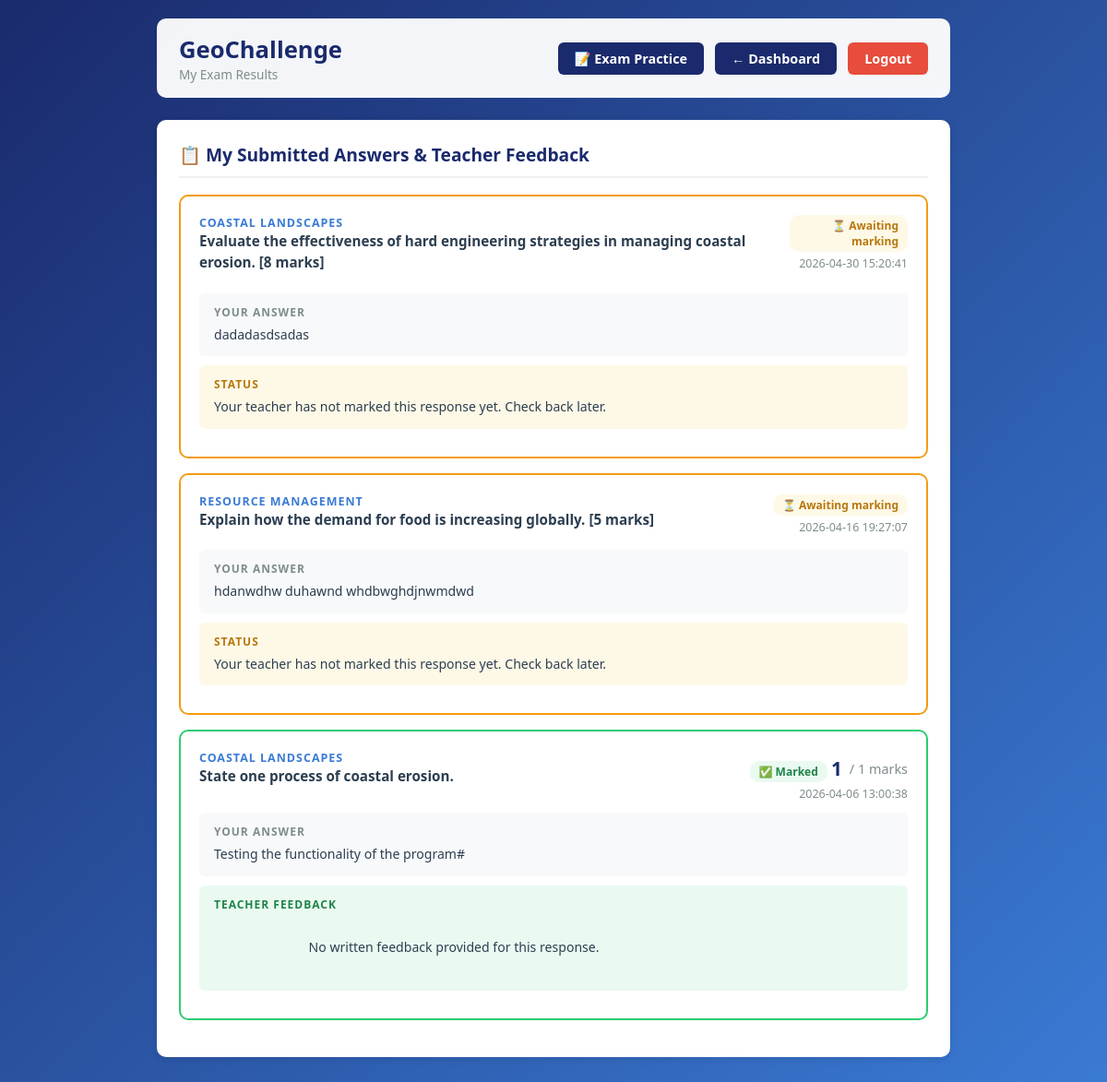
/my-responses (signed in), run on the app's committed database.
### tables this page shows
CREATE TABLE exam_responses (
        id              INTEGER PRIMARY KEY AUTOINCREMENT,
        student_id      INTEGER NOT NULL,
        question_id     INTEGER NOT NULL,
        response_text   TEXT    NOT NULL,
        marks_awarded   INTEGER DEFAULT NULL,
        feedback        TEXT    DEFAULT NULL,
        marked          INTEGER DEFAULT 0,
        date_submitted  DATETIME DEFAULT CURRENT_TIMESTAMP,
        FOREIGN KEY (student_id)  REFERENCES students(id),
        FOREIGN KEY (question_id) REFERENCES exam_questions(id)
    );

CREATE TABLE exam_questions (
        id           INTEGER PRIMARY KEY AUTOINCREMENT,
        topic        TEXT    NOT NULL,
        marks        INTEGER NOT NULL,
        question_text TEXT   NOT NULL,
        model_answer  TEXT   NOT NULL
    );

### app.py (the view)
@app.route("/my-responses")
def my_responses():
    if not login_required("student"):
        return redirect(url_for("student_login"))
    conn   = get_connection()
    cursor = conn.cursor()
    cursor.execute("""
        SELECT er.id, er.response_text, er.marks_awarded, er.feedback,
               er.marked, er.date_submitted,
               eq.question_text, eq.marks as max_marks, eq.topic
        FROM exam_responses er
        JOIN exam_questions eq ON eq.id = er.question_id
        WHERE er.student_id = ?
        ORDER BY er.date_submitted DESC
    """, (session["user_id"],))
    responses = [dict(row) for row in cursor.fetchall()]
    conn.close()
    return render_template("my-responses.html", responses=responses)

### app.py (called while the page is built)
def get_connection():
    conn = sqlite3.connect("database.db")
    conn.row_factory = sqlite3.Row
    return conn

def login_required(role):
    return "user_id" in session and session.get("role") == role

### templates/my-responses.html (shortened to what this page needs)
<!DOCTYPE html>
<html lang="en">
<head>
</head>
<body>
<div class="container">
    <header>
        <div>
            <h1>GeoChallenge</h1>
            <div style="font-size:0.85rem;color:#7f8c8d;">My Exam Results</div>
        </div>
        <div class="header-right">
            <a href="/exam-practice" class="btn-back">📝 Exam Practice</a>
            <a href="/student-dashboard" class="btn-back">← Dashboard</a>
            <a href="/logout" class="logout-btn">Logout</a>
        </div>
    </header>
    <div class="section-card">
        <div class="section-title">📋 My Submitted Answers & Teacher Feedback</div>
        {% if responses %}
            {% for r in responses %}
            <div class="response-card {% if r.marked %}marked{% else %}unmarked{% endif %}">
                <div class="r-header">
                    <div>
                        <div class="r-topic">{{ r.topic }}</div>
                        <div class="q-text">{{ r.question_text }}</div>
                    </div>
                    <div style="text-align:right;">
                        {% if r.marked %}
                            <span class="badge badge-marked">✅ Marked</span>
                            <div class="mark-display" style="margin-top:6px;">
                                <span class="mark-score">{{ r.marks_awarded }}</span>
                                <span class="mark-max">/ {{ r.max_marks }} marks</span>
                            </div>
                        {% else %}
                            <span class="badge badge-pending">⏳ Awaiting marking</span>
                        {% endif %}
                        <div class="r-date" style="margin-top:4px;">{{ r.date_submitted }}</div>
                    </div>
                </div>
                <div class="box box-answer">
                    <div class="box-label" style="color:#7f8c8d;">Your Answer</div>
                    <div class="box-text">{{ r.response_text }}</div>
                </div>
                {% if r.marked %}
                    <div class="box box-feedback">
                        <div class="box-label">Teacher Feedback</div>
                        <div class="box-text">
                            {% if r.feedback %}{{ r.feedback }}
                            {% else %}No written feedback provided for this response.{% endif %}
                        </div>
                    </div>
                {% else %}
                    <div class="box box-pending">
                        <div class="box-label">Status</div>
                        <div class="box-text">Your teacher has not marked this response yet. Check back later.</div>
                    </div>
                {% endif %}
            </div>
            {% endfor %}
        {% else %}
        <div class="no-responses">
            <p style="font-size:2rem;margin-bottom:12px;">📝</p>
            <p>You haven't submitted any exam answers yet.</p>
            <a href="/exam-practice" style="color:#3a7bd5;font-weight:600;display:inline-block;margin-top:12px;">Go to Exam Practice →</a>
        </div>
        {% endif %}
    </div>
</div>
</body>
</html>

### templates/my-responses.html (style rules this page uses)
* { margin: 0; padding: 0; box-sizing: border-box; font-family: 'Segoe UI', Tahoma, Geneva, Verdana, sans-serif; }
body { background: linear-gradient(135deg, #1a2a6c, #3a7bd5); min-height: 100vh; padding: 20px; }
.container { max-width: 860px; margin: 0 auto; }
header { display: flex; justify-content: space-between; align-items: center; padding: 16px 24px; background: rgba(255,255,255,0.95); border-radius: 10px; margin-bottom: 24px; }
header h1 { font-size: 1.6rem; color: #1a2a6c; }
.header-right { display: flex; gap: 12px; }
.btn-back { padding: 8px 18px; background: #1a2a6c; color: white; border-radius: 6px; text-decoration: none; font-weight: 600; font-size: 0.9rem; }
.logout-btn { padding: 8px 18px; background: #e74c3c; color: white; border-radius: 6px; text-decoration: none; font-weight: 600; font-size: 0.9rem; }
.section-card { background: white; border-radius: 10px; padding: 24px; margin-bottom: 24px; box-shadow: 0 2px 8px rgba(0,0,0,0.1); }
.section-title { font-size: 1.2rem; font-weight: 700; color: #1a2a6c; margin-bottom: 18px; padding-bottom: 10px; border-bottom: 2px solid #ecf0f1; }
.response-card { border: 2px solid #ecf0f1; border-radius: 10px; padding: 20px; margin-bottom: 16px; }
.response-card.marked { border-color: #2ecc71; }
.response-card.unmarked { border-color: #f39c12; }
.r-header { display: flex; justify-content: space-between; align-items: flex-start; margin-bottom: 12px; }
.r-topic { font-size: 0.78rem; font-weight: 700; color: #3a7bd5; text-transform: uppercase; letter-spacing: 1px; }
.r-date { font-size: 0.78rem; color: #7f8c8d; }
.q-text { font-size: 0.95rem; font-weight: 600; color: #2c3e50; margin-bottom: 10px; line-height: 1.5; }
.box { border-radius: 6px; padding: 12px 16px; margin-bottom: 10px; }
.box-label { font-size: 0.75rem; font-weight: 700; text-transform: uppercase; letter-spacing: 1px; margin-bottom: 5px; }
.box-text { font-size: 0.88rem; color: #2c3e50; line-height: 1.6; white-space: pre-wrap; }
.box-answer { background: #f8f9fa; }
.box-feedback { background: #eafaf1; }
.box-feedback .box-label { color: #1e8449; }
.box-pending { background: #fef9e7; }
.box-pending .box-label { color: #b7770d; }
.mark-display { display: inline-flex; align-items: center; gap: 8px; }
.mark-score { font-size: 1.3rem; font-weight: 800; color: #1a2a6c; }
.mark-max { font-size: 0.9rem; color: #7f8c8d; }
.badge { display: inline-block; padding: 3px 10px; border-radius: 10px; font-size: 0.75rem; font-weight: 700; }
.badge-marked { background: #eafaf1; color: #1e8449; }
.badge-pending { background: #fef9e7; color: #b7770d; }

### data on the page
exam_responses: topic "COASTAL LANDSCAPES", question_text "Evaluate the effectiveness of hard engineering strategies in managing coastal erosion. [8 marks]", marked "⏳ Awaiting marking", date_submitted "2026-04-30 15:20:41", response_text "dadadasdsadas", shows "Your teacher has not marked this response yet. Check back later."
exam_responses: topic "RESOURCE MANAGEMENT", question_text "Explain how the demand for food is increasing globally. [5 marks]", marked "⏳ Awaiting marking", date_submitted "2026-04-16 19:27:07", response_text "hdanwdhw duhawnd whdbwghdjnwmdwd", shows "Your teacher has not marked this response yet. Check back later."
exam_responses: topic "COASTAL LANDSCAPES", question_text "State one process of coastal erosion.", marks_awarded "1", max_marks "1", date_submitted "2026-04-06 13:00:38", response_text "Testing the functionality of the program#", marked "TEACHER FEEDBACK", shows "No written feedback provided for this response."
